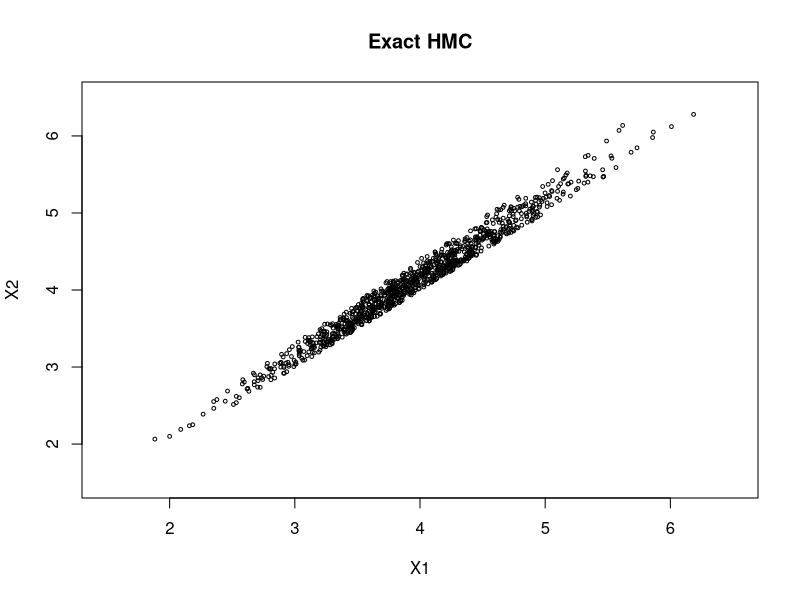

Write R code to recreate this figure.
# X: d x 1 vector
# F: m x d matrix
# g: m x 1 vector
rm(list=ls())

Fmat = matrix(c(1,0,0,1, -1, 1, 1.1, -1), byrow = TRUE, ncol = 2)
m = nrow(Fmat)
d = ncol(Fmat)
g = matrix(rep(0, m), ncol = 1)
M = diag(d)
L = 1000

mu = matrix(c(4,4), ncol = 1)
Sigma = matrix(c(1,0,0,1), ncol=2)

M = solve(Sigma)
r = M %*% mu

initial_X = matrix(c(2, 2.1), ncol = 1)

# set max travel time
max_T = pi/2


######## transform to whitened frame ########
# translate X and g by mu
initial_X = initial_X - mu
g = g + Fmat%*%mu
# transform by W
R = chol(Sigma) # R = upper triangle matrix = t(L), t(R) = L
Fmat = Fmat%*%t(R)
initial_X = solve(t(R), initial_X)


# verify that X is feasible
# c = (Fmat %*% initial_X) + g
# any(c<0)

nearzero = 1e-10


# assign last_X as the last X value (initial_X)
last_X = initial_X

# create placeholder matrix for Xs
Xs = matrix(initial_X, ncol = 1)

iter_times = c()

set.seed(12345)
# loop to sample X
while(ncol(Xs) < L){
  ######### start time #########
  start.time = Sys.time()
  ##############################
  
  # initialize initial velocity
  V0 = rnorm(d, 0, 1)
  
  # use the last X as initial X
  X = last_X
  
  # restart traveling time
  
  tt = 0
  
  # indicates which wall the particle hits
  # h = 0 -> no walls are hit
  h = 0
  
  stop_t = 0 # stopping condition for particle
  
  # loop to sample 1 value
  nbounce = 0
  while(1){
    # set values of initial conditions a and b
    # a and b can be results from a bounce
    a = V0
    b = X
    
    # necessary terms
    fa = Fmat%*%a
    fb = Fmat%*%b
    
    sign_fb = sign(fb)
    sign_fb[which(sign_fb == 0)] = 1
    
    U = sign_fb*sqrt(fa^2 + fb^2)
    phi = atan(-fa/fb)
    
    # find wall(s) that may be hit
    pn = abs(g/U) <= 1
    
    # find h, the first constraint that becomes zero
    if (any(pn)){
      inds = which(pn) # indices of constraint that wil be hit
      # find t which the particle hits the wall
      t_hit = -phi[pn] + acos(-g[pn]/U[pn])
      
      if (h>0){
        if (pn[h] == 1){
          cs = cumsum(pn)
          indj = cs[h]
          tt1 = t_hit[indj]
          if (is.nan(tt1)){
            t_hit[indj] = Inf
          }
        }
      }
      
      mt = min(t_hit) # (smallest) moving time
      h = inds[which.min(t_hit)] # which constraint is mt
    }
    else{
      mt = max_T
    }
    
    # update traveling time with moving time
    tt = tt + mt
    
    # check if total traveling time exceeds max_T
    if (tt >= max_T){
      mt = mt - (tt - max_T) # substract excess time from mt
      stop_t = 1 # change stop_t so no more iterations
    }
    
    # move particle an mt time
    X = a*sin(mt) + b*cos(mt)
    V = a*cos(mt) - b*sin(mt)
    
    if (stop_t){
      break() # break the loop if stop_t = 1
    }
    
    # if stop_t != 1, continue the trajectory
    # compute reflected velocity as new V0
    alpha_h = as.vector((Fmat[h,] %*% V)/sum(Fmat[h,]^2))
    F_h = matrix(Fmat[h,], ncol = 1)
    V0 = V - 2*alpha_h*F_h
    
    nbounce = nbounce + 1
  }
  
  ########## end time ##########
  end.time = Sys.time()
  iter_times = cbind(iter_times, as.vector(end.time - start.time))
  ##############################
  
  # check if all constraints are satisfied
  if (all(Fmat%*%X + g > 0)){
    # if yes, keep current X and change the value of last_X
    Xs = cbind(Xs, X)
    last_X = X
    if (ncol(Xs)%%100 == 0){
      cat("sample no:", ncol(Xs),"\n")
    }
  }
  
  
  
}


# transform back
Xs = t(R) %*% Xs + matrix(mu, nrow = length(mu), ncol = L)


plot(Xs[1,], Xs[2,], cex = 0.5,
     xlab = "X1", ylab = "X2",
     xlim = c(1.5,6.5), ylim = c(1.5,6.5),
     main = "Exact HMC")


# saveRDS(Xs, file = "../report/x_EHMC.rds")
# saveRDS(iter_times, file = "../report/t_EHMC.rds")